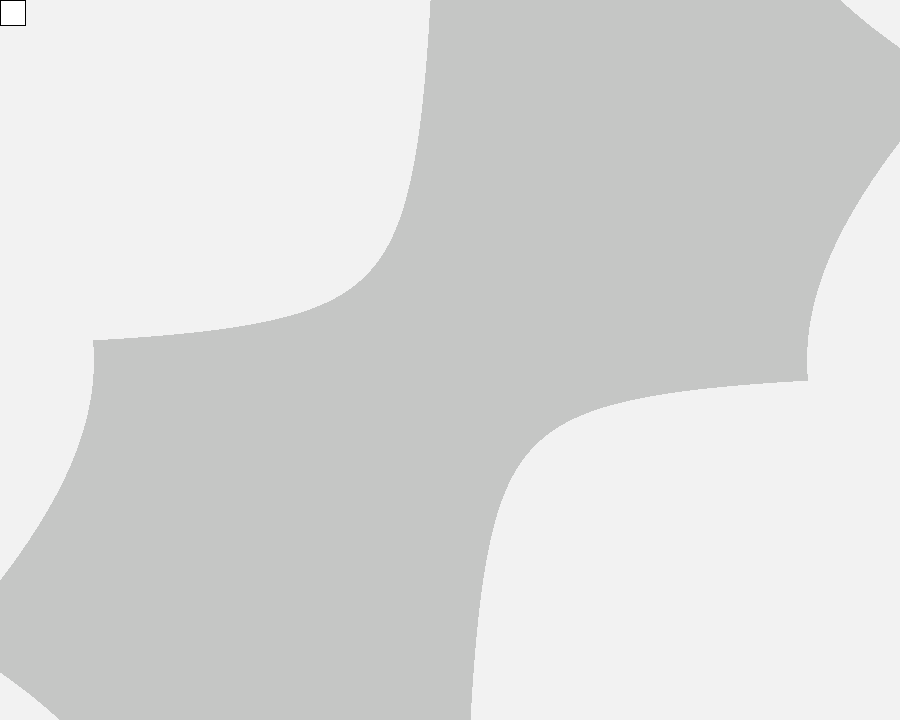
Frame 1 (no input)
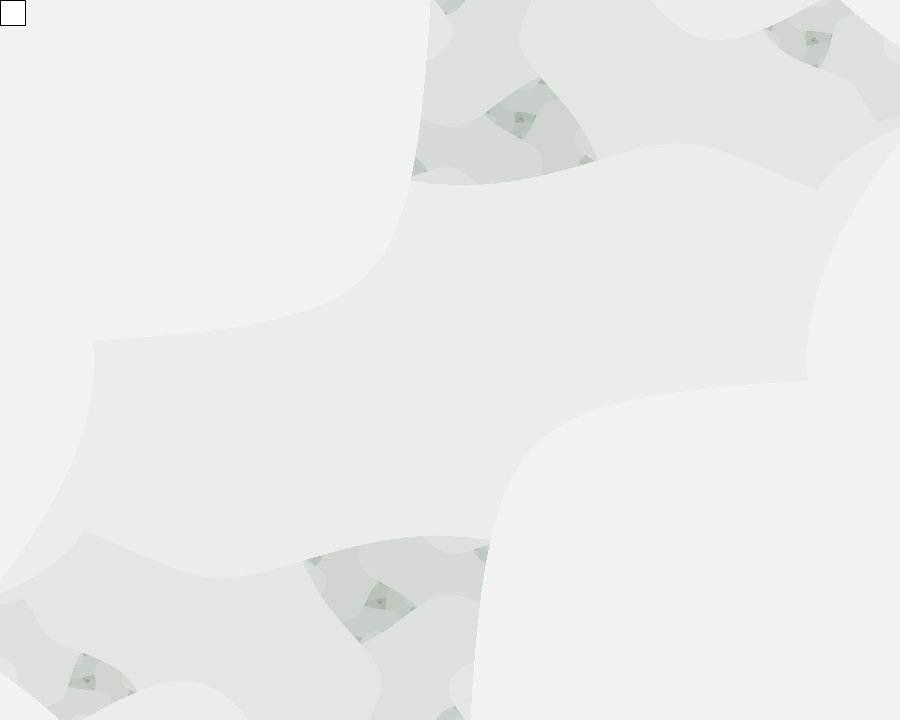
Frame 60 (the mouse pressed at the canvas centre just before this capture)
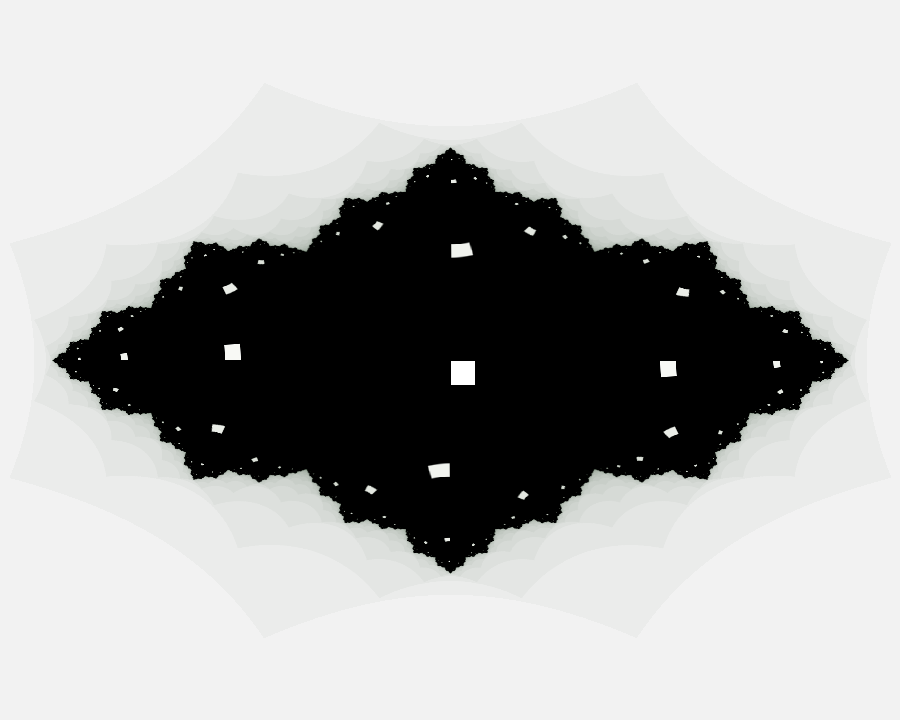
Frame 120 (the mouse held since frame 60 and released just before this capture)

The Processing sketch that drew these frames (run headless with seeded random() and noise(); from frame 60 on, the mouse is pressed at the canvas centre):

// Processing sketch: processing_26818
// ── processing_26818.pde


//Adjustment to size. 
//Several adjustments to values below to recreate image.
void setup() {
    size(900, 720);
    smooth();

}
 
public void draw() {
    loadPixels();
    for (int x = 0; x < width; x++) {
        for (int y = 0; y < height; y++) {
 
            float u, v, zoom, c_real, c_imaginary, julia_u, julia_v;
 //the following three values specify the shape of the fractal
            zoom = 1.84f + (mouseY - width/2)*0.0008;
            //original values - 0.005
            c_real = -0.25f - (mouseY - width/2)*0.0009;
            c_imaginary = - (mouseX - width/2)*0.001;
 
            u = ((float) x / (float) width - 0.5f) * zoom;
            v = ((float) y / (float) height - 0.5f) * zoom;
 
            julia_u = (u * u - v * v + c_real + 0.5f) * width;
            julia_v = (2 * u * v + c_imaginary + 0.5f) * height;
  
            VectorType complex_squared = new VectorType(julia_u, julia_v);
            int col = getColor(complex_squared, pixels);
            set(x, y, col);
        }
    }
 //add some kick - bring mouse in 
    rect(mouseX, mouseY, 25, 25);
 

}


public int getColor(VectorType subPixelPosition, int[] sourcePixels) {
    int x = floor(subPixelPosition.x);
    int y = floor(subPixelPosition.y);
    float u = subPixelPosition.x - x;
    float v = subPixelPosition.y - y;
 
    if (x < 0 || y < 0 || x >= width - 1 || y >= height - 1) {
        return color(242);
    }
 
    int indexTopLeft = x + y * width;
    int indexTopRight = x + 1 + y * width;
    int indexBottomLeft = x + (y + 1) * width;
    int indexBottomRight = x + 1 + (y + 1) * width;
 
    try {
        int col = lerpColor(lerpColor(sourcePixels[indexTopLeft],
                sourcePixels[indexTopRight], u), lerpColor(
                sourcePixels[indexBottomLeft],
                sourcePixels[indexBottomRight], u), v);
        float r = red(col);
        float g = green(col);
        float b = blue(col);
 
        r = constrain(r - 7, 0, 335); // affect return to color
        g = constrain(g - 6, 0, 255);
        b = constrain(b - 7, 0, 245);
 
        return color(r, g, b);
    } catch (Exception e) {
        System.out.println("getBufferColor: " + x + " | " + y);
    }
    return color(0);
}
 
public class VectorType {
    float x, y;
 
    public VectorType() {
        x = 0;
        y = 0;
    }
 
    public VectorType(float x, float y) {
        this.x = x;
        this.y = y;
    }
 
    public VectorType(VectorType v) {
        x = v.x;
        y = v.y;
       
          
    }
 
    public VectorType add(VectorType vector) {
        x += vector.x;
        y += vector.y;
 
        return this;
    }
 
    public VectorType sub(VectorType vector) {
        x -= vector.x;
        y -= vector.y;
 
        return this;
    }
 
    public float distance(VectorType theOtherVector) {
        return sqrt((x - theOtherVector.x) * (x - theOtherVector.x)
                + (y - theOtherVector.y) * (y - theOtherVector.y));
    }
 
}

//Dynamic Fractal Experiments
//Original Sources: Processing.org, F. Wotzel
